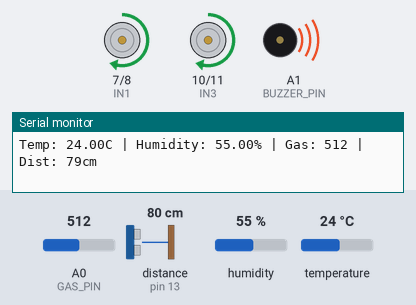
Simulated run of this sketch. Board: Arduino Uno, built with avr-gcc and run on an emulated ATmega328P. On the bench: motor-driver pin pairs drawn as motors (green arrow = first pin HIGH = forward, orange = second pin HIGH = backward, longer = more drive, scaled by the enable pin), buzzer (waves = sounding, pin HIGH), the last lines printed to the serial monitor. Wiring (inferred from the names in the program): ultrasonic range finder: trigger pin 12; echo pin 13. The test bench sets the inputs (shaded band); at power-on: distance to the obstacle (sensor on pin 13) 80 cm, A0 (GAS_PIN) = 512, humidity 55 %, temperature 24 °C. The echo pulse lasts 58.3 µs per cm; pins used as bus, display or sensor lines are not drawn.

Above: at 1.3 s.
1.4 s: distance to the obstacle (sensor on pin 13) set to 23 cm
2.9 s: distance to the obstacle (sensor on pin 13) set to 18 cm
At 4.3 s:
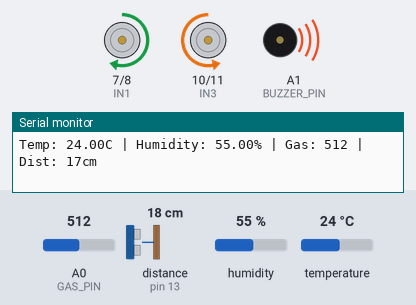
7.5 s: A0 (GAS_PIN) set to 486
At 8.8 s:
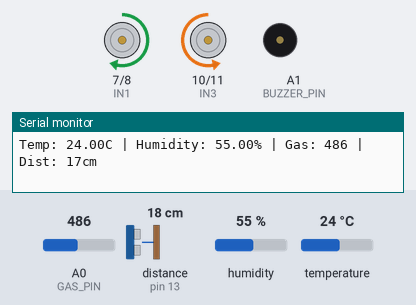
11.0 s: distance to the obstacle (sensor on pin 13) set to 35 cm
At 12.9 s:
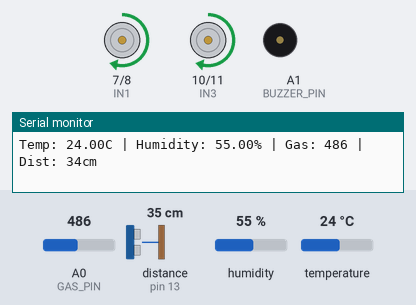
13.5 s: distance to the obstacle (sensor on pin 13) set to 2 cm
At 14.0 s:
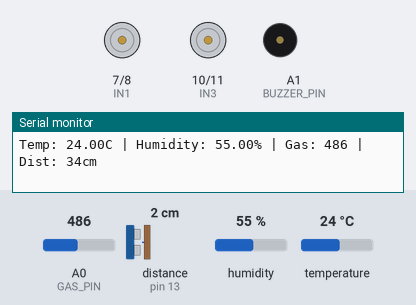
19.5 s: distance to the obstacle (sensor on pin 13) set to 60 cm
At 20.0 s:
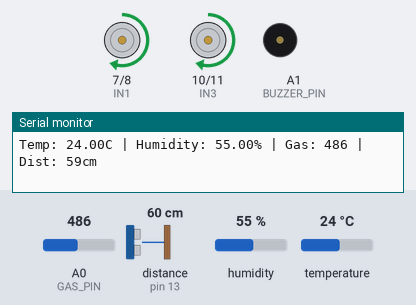
Timing chart, 0 to 22.1 s (numbered marks = the images above; inputs shaded):
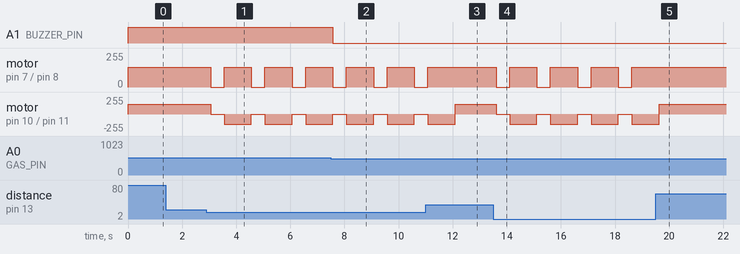

Measured:
- the behaviour switches between 21 and 20 cm on distance to the obstacle (sensor on pin 13) (found by bisection; images 0 and 1)
- the behaviour switches between 501 and 500 on A0 (GAS_PIN) (found by bisection; images 1 and 2)
- after the input at 2.9 s, motor on pin 7 (IN1) / pin 8 (IN2): alternates forward 150/255 for 1.0 s and stopped for 0.50 s, starting after 0.15 s; motor on pin 10 (IN3) / pin 11 (IN4): alternates backward 150/255 for 1.0 s and stopped for 0.50 s, starting after 0.15 s
- after the input at 7.5 s, A1 (BUZZER_PIN): HIGH → LOW after 0.07 s
- after the input at 11.0 s, motor on pin 7 (IN1) / pin 8 (IN2): goes on until 11.1 s, then stays forward 150/255
- after the input at 13.5 s, motor on pin 7 (IN1) / pin 8 (IN2): alternates forward 150/255 for 1.0 s and stopped for 0.50 s, starting after 0.10 s; motor on pin 10 (IN3) / pin 11 (IN4): alternates backward 150/255 for 1.0 s and stopped for 0.50 s, starting after 0.10 s
- after the input at 19.5 s, motor on pin 7 (IN1) / pin 8 (IN2): stops changing and stays forward 150/255

The sketch:

project.ino
```cpp
#include <DHT.h>

#define DHTPIN 2
#define DHTTYPE DHT22
DHT dht(DHTPIN, DHTTYPE);

#define ENA 6   // Left Motor Speed
#define IN1 7   // Left Motor Direction 1
#define IN2 8   // Left Motor Direction 2
#define ENB 9   // Right Motor Speed
#define IN3 10  // Right Motor Direction 1
#define IN4 11  // Right Motor Direction 2

// 3. Ultrasonic Sensor (HC-SR04)
#define TRIG_PIN 12
#define ECHO_PIN 13

// 4. Gas Sensor & Alerts
#define GAS_PIN A0
#define BUZZER_PIN A1
#define GAS_THRESHOLD 500

void setup() {
  // Start the Serial Monitor
  Serial.begin(9600);
  dht.begin();

  // Set Motor pins as Outputs
  pinMode(ENA, OUTPUT);
  pinMode(IN1, OUTPUT);
  pinMode(IN2, OUTPUT);
  pinMode(ENB, OUTPUT);
  pinMode(IN3, OUTPUT);
  pinMode(IN4, OUTPUT);

  // Set Sensor & Alert pins
  pinMode(TRIG_PIN, OUTPUT);
  pinMode(ECHO_PIN, INPUT);
  pinMode(GAS_PIN, INPUT);
  pinMode(BUZZER_PIN, OUTPUT);

  Serial.println("Rover System Initialized...");
}

void loop() {

  int gasLevel = analogRead(GAS_PIN);
  if (gasLevel > GAS_THRESHOLD) {
    digitalWrite(BUZZER_PIN, HIGH); // Sound the alarm!
  } else {
    digitalWrite(BUZZER_PIN, LOW);  // Turn off alarm
  }

  digitalWrite(TRIG_PIN, LOW);
  delayMicroseconds(2);
  digitalWrite(TRIG_PIN, HIGH);
  delayMicroseconds(10);
  digitalWrite(TRIG_PIN, LOW);
  long duration = pulseIn(ECHO_PIN, HIGH);
  int distance = duration * 0.034 / 2; // Convert to centimeters


  if (distance > 0 && distance < 20) {
    // If a wall is closer than 20cm, stop and turn
    stopMotors();
    delay(500);
    turnRight();
    delay(500);
  } else {
    // Path is clear, drive forward
    moveForward();
  }


  float temp = dht.readTemperature();
  float hum = dht.readHumidity();

  // Print a clean data string to the terminal
  Serial.print("Temp: "); Serial.print(temp); Serial.print("C | ");
  Serial.print("Humidity: "); Serial.print(hum); Serial.print("% | ");
  Serial.print("Gas: "); Serial.print(gasLevel); Serial.print(" | ");
  Serial.print("Dist: "); Serial.print(distance); Serial.println("cm");

  delay(500); // Wait half a second before reading everything again
}


void moveForward() {
  analogWrite(ENA, 150); // Set speed (0-255)
  analogWrite(ENB, 150);
  digitalWrite(IN1, HIGH);
  digitalWrite(IN2, LOW);
  digitalWrite(IN3, HIGH);
  digitalWrite(IN4, LOW);
}

void turnRight() {
  analogWrite(ENA, 150);
  analogWrite(ENB, 150);
  digitalWrite(IN1, HIGH); // Left wheels move forward
  digitalWrite(IN2, LOW);
  digitalWrite(IN3, LOW);  // Right wheels move backward
  digitalWrite(IN4, HIGH);
}

void stopMotors() {
  digitalWrite(IN1, LOW);
  digitalWrite(IN2, LOW);
  digitalWrite(IN3, LOW);
  digitalWrite(IN4, LOW);
}
```
